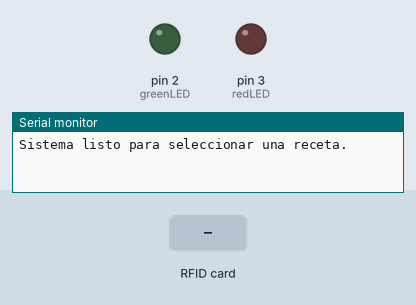
Bench run of a sketch on a simulated Arduino Uno, built with avr-gcc and run on an emulated ATmega328P. On the bench: output pins drawn as LEDs (lit = HIGH), the last lines printed to the serial monitor. The test bench sets the inputs (shaded band). The audio player accepts every command and is not drawn; pins used as bus, display or sensor lines are not drawn.

Above: at 1.7 s.
1.8 s: RFID card 50 2B D0 A6 held to the reader
3.3 s: RFID card 83 B6 63 06 held to the reader
At 4.5 s:
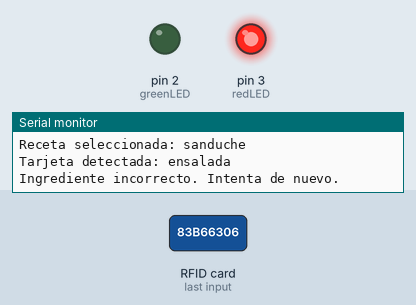
6.3 s: RFID card BC 82 1C 4A held to the reader
At 7.3 s:
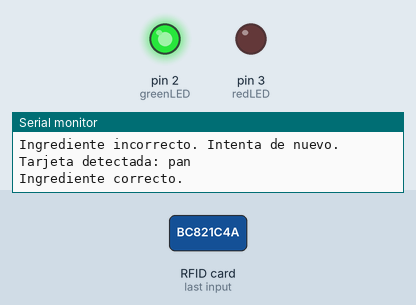
Timing chart, 0 to 9.8 s (numbered marks = the images above; inputs shaded):
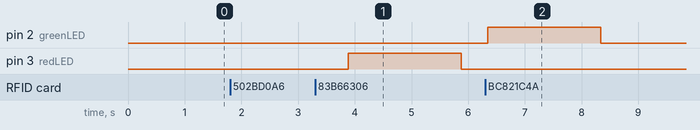

Measured:
- after the input at 3.3 s, pin 3 (redLED): LOW → HIGH after 0.58 s, → LOW 2.0 s later
- after the input at 6.3 s, pin 2 (greenLED): LOW → HIGH at once, → LOW 2.0 s later

The sketch:

funcionamientoV1.ino
```cpp
#include <SPI.h>
#include <MFRC522.h>
#include <SoftwareSerial.h>
#include "DFRobotDFPlayerMini.h"

// Declaración de los pines
const int RST_pin = 9;  // Pin para resetear el módulo RFID
const int redLED = 3;   // LED rojo
const int greenLED = 2; // LED verde
const int DFPlayerTX = 4;
const int DFPlayerRX = 5;

// Inicialización del RFID y el MP3
MFRC522 mfrc522(10, RST_pin);  // SDA en el pin 10
SoftwareSerial mySerial(DFPlayerRX, DFPlayerTX);
DFRobotDFPlayerMini myDFPlayer;

// Listas paralelas para UIDs y nombres de tarjetas
byte cardUIDs[][4] = {
  {0x50, 0x2B, 0xD0, 0xA6}, // sanduche
  {0x83, 0xB6, 0x63, 0x06}, // ensalada
  {0xBC, 0x82, 0x1C, 0x4A}, // pan
  {0x6C, 0xAA, 0x27, 0x49}, // pan
  {0x9C, 0x5F, 0xF0, 0x37}  // queso
};

String cardNames[] = {
  "sanduche",
  "ensalada",
  "pan",
  "pan",
  "queso"
};

int numCards = sizeof(cardUIDs) / sizeof(cardUIDs[0]);

// Pasos de las recetas
String sanducheSteps[] = {"pan", "queso", "pan"};
String ensaladaSteps[] = {"ensalada", "pan", "queso"};
String* currentRecipeSteps = nullptr;  // Puntero a los pasos de la receta seleccionada
int currentStep = 0;
bool recipeSelected = false;  // Indica si se ha seleccionado una receta

void setup() {
  Serial.begin(115200);
  SPI.begin();
  mfrc522.PCD_Init();

  // Configuración de LEDs
  pinMode(redLED, OUTPUT);
  pinMode(greenLED, OUTPUT);

  // Inicialización del DFPlayer Mini
  mySerial.begin(9600);
  if (!myDFPlayer.begin(mySerial)) {
    Serial.println(F("DFPlayer Mini no inicializado. Verifica conexiones."));
    while (true);  // Detiene el código si el DFPlayer falla
  }
  myDFPlayer.volume(30);  // Ajusta el volumen

  Serial.println(F("Sistema listo para seleccionar una receta."));
}

void loop() {
  // Verifica si hay una tarjeta cerca del lector
  if (!mfrc522.PICC_IsNewCardPresent() || !mfrc522.PICC_ReadCardSerial()) {
    return;  // Sale si no hay tarjeta
  }

  int cardIndex = getCardIndex(mfrc522.uid.uidByte);
  if (cardIndex != -1) {
    String scannedCard = cardNames[cardIndex];
    Serial.print("Tarjeta detectada: ");
    Serial.println(scannedCard);

    // Selección de receta si no hay receta seleccionada
    if (!recipeSelected) {
      if (scannedCard == "sanduche") {
        currentRecipeSteps = sanducheSteps;
        myDFPlayer.play(1);  // Audio para seleccionar sánduche
        Serial.println("Receta seleccionada: sanduche");
        recipeSelected = true;
      } else if (scannedCard == "ensalada") {
        currentRecipeSteps = ensaladaSteps;
        myDFPlayer.play(5);  // Audio para seleccionar ensalada
        Serial.println("Receta seleccionada: ensalada");
        recipeSelected = true;
      }
      delay(2000);  // Pausa para el audio de selección de receta
    }
    // Proceso de ingredientes para la receta seleccionada
    else {
      // Verifica si el ingrediente es correcto para el paso actual
      if (scannedCard == currentRecipeSteps[currentStep]) {
        myDFPlayer.play(4);  // Audio de confirmación
        digitalWrite(greenLED, HIGH);  // Enciende el LED verde para confirmar
        Serial.println("Ingrediente correcto.");
        delay(2000);  // Espera para que el audio se reproduzca
        digitalWrite(greenLED, LOW);   // Apaga el LED verde
        currentStep++;  // Avanza al siguiente paso

        // Verifica si se han completado todos los pasos
        if (currentStep == sizeof(sanducheSteps) / sizeof(sanducheSteps[0])) {
          Serial.println("Receta completada.");
          myDFPlayer.play(2);  // Reproduce audio de receta completada (audio 13)
          delay(2000);  // Pausa para el audio final
          currentStep = 0;       // Reinicia el paso
          recipeSelected = false;  // Reinicia la selección de receta
          currentRecipeSteps = nullptr;  // Limpia la receta actual
        }
      } else {
        myDFPlayer.play(3);  // Audio de error (audio 14)
        digitalWrite(redLED, HIGH);  // Enciende el LED rojo para indicar error
        Serial.println("Ingrediente incorrecto. Intenta de nuevo.");
        delay(2000);  // Espera para que el audio se reproduzca
        digitalWrite(redLED, LOW);   // Apaga el LED rojo
      }
    }
  } else {
    Serial.println("Tarjeta no reconocida");
  }

  mfrc522.PICC_HaltA();  // Detiene la lectura de la tarjeta actual
}

// Función para obtener el índice de la tarjeta si es válida
int getCardIndex(byte *uid) {
  for (int i = 0; i < numCards; i++) {
    if (memcmp(uid, cardUIDs[i], 4) == 0) {
      return i;  // Retorna el índice de la tarjeta válida
    }
  }
  return -1;  // Retorna -1 si la tarjeta no es válida
}
```
